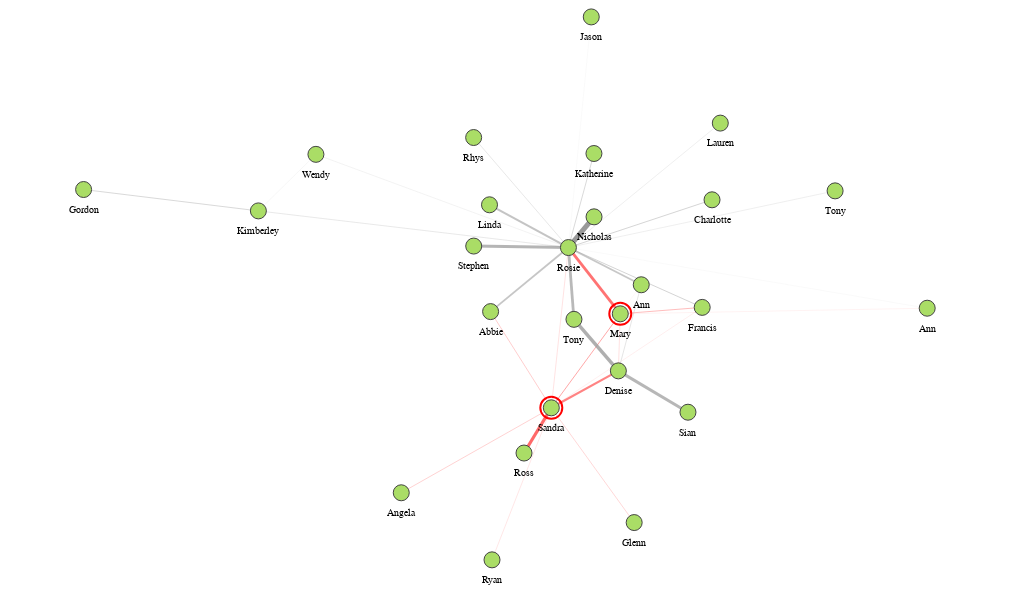

This figure's notebook cell:
### Markdown cell above
Simple customisation - conditionally highlight nodes and edges

### Code cell
alph(
    G,
    weight_attr="weight",
    layout_fn=lambda g: nx.spring_layout(g, weight="weight", k=3, iterations=5000, seed=seed),
    node_args=dict(
        size=(8*2) ** 2,
        fill="#ad6",
        stroke="#444",
        strokeWidth=1,
        halo_offset=2,
        halo_opacity=alt.condition(
            "(datum.name == 'Mary') || (datum.name == 'Sandra')",
            alt.value(1),
            alt.value(0)
        ),
        halo_stroke="red",
        halo_strokeWidth=2,
        tooltip_attrs=["name", "id"],
        label_attr="name",
    ),
    edge_args=dict(
        color=alt.condition(
            (
                (alt.datum.source == 'c')
                | (alt.datum.target == 'c')
                | (alt.datum.source == 'b')
                | (alt.datum.target == 'b')
            ),
            alt.value("#f33"),
            alt.value("#999")
        ),
    ),
    width=1000, height=600,
).configure_view(strokeWidth=0)

### Figure 1 — Vega-Lite specification as saved in the notebook (floating-point values rounded to 4 significant figures)
{"config": {"view": {"continuousWidth": 400, "continuousHeight": 300, "strokeWidth": 0}}, "layer": [{"data": {"name": "data-7fb3bc30e099ed56d2b509b7b9476339"}, "mark": "line", "encoding": {"color": {"condition": {"value": "#f33", "test": "((((datum.source === 'c') || (datum.target === 'c')) || (datum.source === 'b')) || (datum.target === 'b'))"}, "value": "#999"}, "detail": {"field": "edge", "type": "quantitative"}, "opacity": {"field": "weight", "legend": null, "scale": {"range": [0.3, 1]}, "type": "quantitative"}, "strokeWidth": {"field": "weight", "legend": null, "scale": {"range": [0.1, 5]}, "type": "quantitative"}, "x": {"axis": {"domain": false, "grid": false, "labels": false, "ticks": false, "title": ""}, "field": "x", "type": "quantitative"}, "y": {"axis": {"domain": false, "grid": false, "labels": false, "ticks": false, "title": ""}, "field": "y", "type": "quantitative"}}}, {"layer": [{"mark": "circle", "encoding": {"fill": {"value": "rgba(0,0,0,0"}, "opacity": {"condition": {"value": 1, "test": "(datum.name == 'Mary') || (datum.name == 'Sandra')"}, "value": 0}, "size": {"field": "__node_halo_size", "legend": null, "scale": null, "type": "quantitative"}, "stroke": {"value": "red"}, "strokeWidth": {"value": 2}, "x": {"axis": {"domain": false, "grid": false, "labels": false, "ticks": false, "title": ""}, "field": "x", "type": "quantitative"}, "y": {"axis": {"domain": false, "grid": false, "labels": false, "ticks": false, "title": ""}, "field": "y", "type": "quantitative"}}}, {"mark": "circle", "encoding": {"fill": {"value": "#ad6"}, "opacity": {"value": 1}, "size": {"value": 256}, "stroke": {"value": "#444"}, "strokeWidth": {"value": 1}, "tooltip": [{"field": "name", "type": "nominal"}, {"field": "id", "type": "nominal"}], "x": {"axis": {"domain": false, "grid": false, "labels": false, "ticks": false, "title": ""}, "field": "x", "type": "quantitative"}, "y": {"axis": {"domain": false, "grid": false, "labels": false, "ticks": false, "title": ""}, "field": "y", "type": "quantitative"}}}, {"mark": {"type": "text", "align": "center", "baseline": "middle", "color": "black", "size": 10}, "encoding": {"text": {"field": "name", "type": "nominal"}, "x": {"axis": {"domain": false, "grid": false, "labels": false, "ticks": false, "title": ""}, "field": "x", "type": "quantitative"}, "y": {"axis": {"domain": false, "grid": false, "labels": false, "ticks": false, "title": ""}, "field": "__y_label", "type": "quantitative"}}}], "data": {"name": "data-712a3c0e0c41fee346c6d0feb5400715"}}], "height": 600, "resolve": {"scale": {"color": "independent", "fill": "independent", "opacity": "independent", "size": "independent", "strokeWidth": "independent"}}, "width": 1000, "$schema": "https://vega.github.io/schema/vega-lite/v4.17.0.json", "datasets": {"data-7fb3bc30e099ed56d2b509b7b9476339": [{"target": "b", "y": 338.3, "pair": ["a", "b"], "x": 507.1, "edge": 0, "weight": 2.171, "source": "a"}, {"target": "b", "y": 266.5, "pair": ["a", "b"], "x": 553.8, "edge": 0, "weight": 2.171, "source": "a"}, {"target": "a", "y": 338.3, "pair": ["a", "a"], "x": 507.1, "edge": 1, "weight": 0.08112, "source": "a"}, {"target": "a", "y": 338.3, "pair": ["a", "a"], "x": 507.1, "edge": 1, "weight": 0.08112, "source": "a"}, {"target": "n", "y": 338.3, "pair": ["a", "n"], "x": 507.1, "edge": 2, "weight": 3.894, "source": "a"}, {"target": "n", "y": 371.6, "pair": ["a", "n"], "x": 530.1, "edge": 2, "weight": 3.894, "source": "a"}, {"target": "c", "y": 338.3, "pair": ["a", "c"], "x": 507.1, "edge": 3, "weight": 0.2846, "source": "a"}, {"target": "c", "y": 164.7, "pair": ["a", "c"], "x": 491.7, "edge": 3, "weight": 0.2846, "source": "a"}, {"target": "r", "y": 338.3, "pair": ["a", "r"], "x": 507.1, "edge": 4, "weight": 1.398, "source": "a"}, {"target": "r", "y": 298.0, "pair": ["a", "r"], "x": 572.6, "edge": 4, "weight": 1.398, "source": "a"}, {"target": "d", "y": 338.3, "pair": ["a", "d"], "x": 507.1, "edge": 5, "weight": 0.748, "source": "a"}, {"target": "d", "y": 273.5, "pair": ["a", "d"], "x": 627.5, "edge": 5, "weight": 0.748, "source": "a"}, {"target": "e", "y": 338.3, "pair": ["a", "e"], "x": 507.1, "edge": 6, "weight": 2.381, "source": "a"}, {"target": "e", "y": 339.9, "pair": ["a", "e"], "x": 421.8, "edge": 6, "weight": 2.381, "source": "a"}, {"target": "g", "y": 338.3, "pair": ["a", "g"], "x": 507.1, "edge": 7, "weight": 2.155, "source": "a"}, {"target": "g", "y": 260.6, "pair": ["a", "g"], "x": 512.1, "edge": 7, "weight": 2.155, "source": "a"}, {"target": "h", "y": 338.3, "pair": ["a", "h"], "x": 507.1, "edge": 8, "weight": 0.09351, "source": "a"}, {"target": "h", "y": 272.6, "pair": ["a", "h"], "x": 830.0, "edge": 8, "weight": 0.09351, "source": "a"}, {"target": "j", "y": 338.3, "pair": ["a", "j"], "x": 507.1, "edge": 9, "weight": 0.7285, "source": "a"}, {"target": "j", "y": 390.1, "pair": ["a", "j"], "x": 636.3, "edge": 9, "weight": 0.7285, "source": "a"}, {"target": "k", "y": 338.3, "pair": ["a", "k"], "x": 507.1, "edge": 10, "weight": 0.421, "source": "a"}, {"target": "k", "y": 378.0, "pair": ["a", "k"], "x": 228.0, "edge": 10, "weight": 0.421, "source": "a"}, {"target": "l", "y": 338.3, "pair": ["a", "l"], "x": 507.1, "edge": 11, "weight": 0.2386, "source": "a"}, {"target": "l", "y": 439.3, "pair": ["a", "l"], "x": 279.8, "edge": 11, "weight": 0.2386, "source": "a"}, {"target": "p", "y": 338.3, "pair": ["a", "p"], "x": 507.1, "edge": 12, "weight": 0.4473, "source": "a"}, {"target": "p", "y": 457.5, "pair": ["a", "p"], "x": 421.8, "edge": 12, "weight": 0.4473, "source": "a"}, {"target": "q", "y": 338.3, "pair": ["a", "q"], "x": 507.1, "edge": 13, "weight": 0.3158, "source": "a"}, {"target": "q", "y": 473.1, "pair": ["a", "q"], "x": 643.8, "edge": 13, "weight": 0.3158, "source": "a"}, {"target": "s", "y": 338.3, "pair": ["a", "s"], "x": 507.1, "edge": 14, "weight": 1.434, "source": "a"}, {"target": "s", "y": 268.9, "pair": ["a", "s"], "x": 437.0, "edge": 14, "weight": 1.434, "source": "a"}, {"target": "t", "y": 338.3, "pair": ["a", "t"], "x": 507.1, "edge": 15, "weight": 0.6502, "source": "a"}, {"target": "t", "y": 440.2, "pair": ["a", "t"], "x": 530.1, "edge": 15, "weight": 0.6502, "source": "a"}, {"target": "v", "y": 338.3, "pair": ["a", "v"], "x": 507.1, "edge": 16, "weight": 0.1042, "source": "a"}, {"target": "v", "y": 588.2, "pair": ["a", "v"], "x": 527.6, "edge": 16, "weight": 0.1042, "source": "a"}, {"target": "w", "y": 338.3, "pair": ["a", "w"], "x": 507.1, "edge": 17, "weight": 0.3221, "source": "a"}, {"target": "w", "y": 399.7, "pair": ["a", "w"], "x": 747.1, "edge": 17, "weight": 0.3221, "source": "a"}, {"target": "y", "y": 338.3, "pair": ["a", "y"], "x": 507.1, "edge": 18, "weight": 1.582, "source": "a"}, {"target": "y", "y": 384.6, "pair": ["a", "y"], "x": 436.1, "edge": 18, "weight": 1.582, "source": "a"}, {"target": "c", "y": 266.5, "pair": ["b", "c"], "x": 553.8, "edge": 19, "weight": 0.7215, "source": "b"}, {"target": "c", "y": 164.7, "pair": ["b", "c"], "x": 491.7, "edge": 19, "weight": 0.7215, "source": "b"}, {"target": "d", "y": 266.5, "pair": ["b", "d"], "x": 553.8, "edge": 20, "weight": 0.6038, "source": "b"}, {"target": "d", "y": 273.5, "pair": ["b", "d"], "x": 627.5, "edge": 20, "weight": 0.6038, "source": "b"}, {"target": "f", "y": 266.5, "pair": ["b", "f"], "x": 553.8, "edge": 21, "weight": 0.2946, "source": "b"}, {"target": "f", "y": 204.7, "pair": ["b", "f"], "x": 552.0, "edge": 21, "weight": 0.2946, "source": "b"}, {"target": "h", "y": 266.5, "pair": ["b", "h"], "x": 553.8, "edge": 22, "weight": 0.121, "source": "b"}, {"target": "h", "y": 272.6, "pair": ["b", "h"], "x": 830.0, "edge": 22, "weight": 0.121, "source": "b"}, {"target": "f", "y": 164.7, "pair": ["c", "f"], "x": 491.7, "edge": 23, "weight": 1.739, "source": "c"}, {"target": "f", "y": 204.7, "pair": ["c", "f"], "x": 552.0, "edge": 23, "weight": 1.739, "source": "c"}, {"target": "c", "y": 164.7, "pair": ["c", "c"], "x": 491.7, "edge": 24, "weight": 0.3824, "source": "c"}, {"target": "c", "y": 164.7, "pair": ["c", "c"], "x": 491.7, "edge": 24, "weight": 0.3824, "source": "c"}, {"target": "d", "y": 164.7, "pair": ["c", "d"], "x": 491.7, "edge": 25, "weight": 0.1652, "source": "c"}, {"target": "d", "y": 273.5, "pair": ["c", "d"], "x": 627.5, "edge": 25, "weight": 0.1652, "source": "c"}, {"target": "i", "y": 164.7, "pair": ["c", "i"], "x": 491.7, "edge": 26, "weight": 0.242, "source": "c"}, {"target": "i", "y": 0.0, "pair": ["c", "i"], "x": 438.3, "edge": 26, "weight": 0.242, "source": "c"}, {"target": "o", "y": 164.7, "pair": ["c", "o"], "x": 491.7, "edge": 27, "weight": 2.432, "source": "c"}, {"target": "o", "y": 115.7, "pair": ["c", "o"], "x": 467.1, "edge": 27, "weight": 2.432, "source": "c"}, {"target": "r", "y": 164.7, "pair": ["c", "r"], "x": 491.7, "edge": 28, "weight": 0.04407, "source": "c"}, {"target": "r", "y": 298.0, "pair": ["c", "r"], "x": 572.6, "edge": 28, "weight": 0.04407, "source": "c"}, {"target": "s", "y": 164.7, "pair": ["c", "s"], "x": 491.7, "edge": 29, "weight": 0.4715, "source": "c"}, {"target": "s", "y": 268.9, "pair": ["c", "s"], "x": 437.0, "edge": 29, "weight": 0.4715, "source": "c"}, {"target": "u", "y": 164.7, "pair": ["c", "u"], "x": 491.7, "edge": 30, "weight": 0.3827, "source": "c"}, {"target": "u", "y": 40.39, "pair": ["c", "u"], "x": 566.3, "edge": 30, "weight": 0.3827, "source": "c"}, {"target": "x", "y": 164.7, "pair": ["c", "x"], "x": 491.7, "edge": 31, "weight": 0.437, "source": "c"}, {"target": "x", "y": 72.66, "pair": ["c", "x"], "x": 356.6, "edge": 31, "weight": 0.437, "source": "c"}, {"target": "g", "y": 204.7, "pair": ["f", "g"], "x": 552.0, "edge": 32, "weight": 2.708, "source": "f"}, {"target": "g", "y": 260.6, "pair": ["f", "g"], "x": 512.1, "edge": 32, "weight": 2.708, "source": "f"}, {"target": "r", "y": 204.7, "pair": ["f", "r"], "x": 552.0, "edge": 33, "weight": 0.4919, "source": "f"}, {"target": "r", "y": 298.0, "pair": ["f", "r"], "x": 572.6, "edge": 33, "weight": 0.4919, "source": "f"}, {"target": "z", "y": 204.7, "pair": ["f", "z"], "x": 552.0, "edge": 34, "weight": 2.263, "source": "f"}, {"target": "z", "y": 159.9, "pair": ["f", "z"], "x": 614.7, "edge": 34, "weight": 2.263, "source": "f"}, {"target": "l", "y": 378.0, "pair": ["k", "l"], "x": 228.0, "edge": 35, "weight": 0.1572, "source": "k"}, {"target": "l", "y": 439.3, "pair": ["k", "l"], "x": 279.8, "edge": 35, "weight": 0.1572, "source": "k"}, {"target": "m", "y": 378.0, "pair": ["k", "m"], "x": 228.0, "edge": 36, "weight": 0.6741, "source": "k"}, {"target": "m", "y": 401.2, "pair": ["k", "m"], "x": 70.74, "edge": 36, "weight": 0.6741, "source": "k"}], "data-712a3c0e0c41fee346c6d0feb5400715": [{"x": 507.1, "name": "Rosie", "job": "Surveyor, planning and development", "degree_centrality": 0.8, "y": 338.3, "id": "a", "country": "Korea", "__node_size": 256, "__node_r": 8.0, "__node_halo_size": 484.0, "__y_label": 316.3}, {"x": 553.8, "name": "Mary", "job": "Financial trader", "degree_centrality": 0.2, "y": 266.5, "id": "b", "country": "Jamaica", "__node_size": 256, "__node_r": 8.0, "__node_halo_size": 484.0, "__y_label": 244.5}, {"x": 491.7, "name": "Sandra", "job": "Nurse, adult", "degree_centrality": 0.48, "y": 164.7, "id": "c", "country": "Vietnam", "__node_size": 256, "__node_r": 8.0, "__node_halo_size": 484.0, "__y_label": 142.7}, {"x": 627.5, "name": "Francis", "job": "Health and safety adviser", "degree_centrality": 0.12, "y": 273.5, "id": "d", "country": "Netherlands Antilles", "__node_size": 256, "__node_r": 8.0, "__node_halo_size": 484.0, "__y_label": 251.5}, {"x": 421.8, "name": "Stephen", "job": "Health and safety adviser", "degree_centrality": 0.04, "y": 339.9, "id": "e", "country": "Korea", "__node_size": 256, "__node_r": 8.0, "__node_halo_size": 484.0, "__y_label": 317.9}, {"x": 552.0, "name": "Denise", "job": "Private music teacher", "degree_centrality": 0.2, "y": 204.7, "id": "f", "country": "Vietnam", "__node_size": 256, "__node_r": 8.0, "__node_halo_size": 484.0, "__y_label": 182.7}, {"x": 512.1, "name": "Tony", "job": "Comptroller", "degree_centrality": 0.08, "y": 260.6, "id": "g", "country": "Vietnam", "__node_size": 256, "__node_r": 8.0, "__node_halo_size": 484.0, "__y_label": 238.6}, {"x": 830.0, "name": "Ann", "job": "Private music teacher", "degree_centrality": 0.08, "y": 272.6, "id": "h", "country": "Vietnam", "__node_size": 256, "__node_r": 8.0, "__node_halo_size": 484.0, "__y_label": 250.6}, {"x": 438.3, "name": "Ryan", "job": "Licensed conveyancer", "degree_centrality": 0.04, "y": 0.0, "id": "i", "country": "Jamaica", "__node_size": 256, "__node_r": 8.0, "__node_halo_size": 484.0, "__y_label": -22.0}, {"x": 636.3, "name": "Charlotte", "job": "Private music teacher", "degree_centrality": 0.04, "y": 390.1, "id": "j", "country": "Korea", "__node_size": 256, "__node_r": 8.0, "__node_halo_size": 484.0, "__y_label": 368.1}, {"x": 228.0, "name": "Kimberley", "job": "Comptroller", "degree_centrality": 0.12, "y": 378.0, "id": "k", "country": "Netherlands Antilles", "__node_size": 256, "__node_r": 8.0, "__node_halo_size": 484.0, "__y_label": 356.0}, {"x": 279.8, "name": "Wendy", "job": "Nurse, adult", "degree_centrality": 0.08, "y": 439.3, "id": "l", "country": "Vietnam", "__node_size": 256, "__node_r": 8.0, "__node_halo_size": 484.0, "__y_label": 417.3}, {"x": 70.74, "name": "Gordon", "job": "Licensed conveyancer", "degree_centrality": 0.04, "y": 401.2, "id": "m", "country": "Netherlands Antilles", "__node_size": 256, "__node_r": 8.0, "__node_halo_size": 484.0, "__y_label": 379.2}, {"x": 530.1, "name": "Nicholas", "job": "Licensed conveyancer", "degree_centrality": 0.04, "y": 371.6, "id": "n", "country": "Netherlands Antilles", "__node_size": 256, "__node_r": 8.0, "__node_halo_size": 484.0, "__y_label": 349.6}, {"x": 467.1, "name": "Ross", "job": "Private music teacher", "degree_centrality": 0.04, "y": 115.7, "id": "o", "country": "Jamaica", "__node_size": 256, "__node_r": 8.0, "__node_halo_size": 484.0, "__y_label": 93.71}, {"x": 421.8, "name": "Rhys", "job": "Nurse, adult", "degree_centrality": 0.04, "y": 457.5, "id": "p", "country": "Korea", "__node_size": 256, "__node_r": 8.0, "__node_halo_size": 484.0, "__y_label": 435.5}, {"x": 643.8, "name": "Lauren", "job": "Surveyor, planning and development", "degree_centrality": 0.04, "y": 473.1, "id": "q", "country": "Netherlands Antilles", "__node_size": 256, "__node_r": 8.0, "__node_halo_size": 484.0, "__y_label": 451.1}, {"x": 572.6, "name": "Ann", "job": "Surveyor, planning and development", "degree_centrality": 0.12, "y": 298.0, "id": "r", "country": "Vietnam", "__node_size": 256, "__node_r": 8.0, "__node_halo_size": 484.0, "__y_label": 276.0}, {"x": 437.0, "name": "Abbie", "job": "Minerals surveyor", "degree_centrality": 0.08, "y": 268.9, "id": "s", "country": "Vietnam", "__node_size": 256, "__node_r": 8.0, "__node_halo_size": 484.0, "__y_label": 246.9}, {"x": 530.1, "name": "Katherine", "job": "Financial trader", "degree_centrality": 0.04, "y": 440.2, "id": "t", "country": "Vietnam", "__node_size": 256, "__node_r": 8.0, "__node_halo_size": 484.0, "__y_label": 418.2}, {"x": 566.3, "name": "Glenn", "job": "Licensed conveyancer", "degree_centrality": 0.04, "y": 40.39, "id": "u", "country": "Vietnam", "__node_size": 256, "__node_r": 8.0, "__node_halo_size": 484.0, "__y_label": 18.39}, {"x": 527.6, "name": "Jason", "job": "Minerals surveyor", "degree_centrality": 0.04, "y": 588.2, "id": "v", "country": "Jamaica", "__node_size": 256, "__node_r": 8.0, "__node_halo_size": 484.0, "__y_label": 566.2}, {"x": 747.1, "name": "Tony", "job": "Financial trader", "degree_centrality": 0.04, "y": 399.7, "id": "w", "country": "Vietnam", "__node_size": 256, "__node_r": 8.0, "__node_halo_size": 484.0, "__y_label": 377.7}, {"x": 356.6, "name": "Angela", "job": "Comptroller", "degree_centrality": 0.04, "y": 72.66, "id": "x", "country": "Vietnam", "__node_size": 256, "__node_r": 8.0, "__node_halo_size": 484.0, "__y_label": 50.66}, {"x": 436.1, "name": "Linda", "job": "Financial trader", "degree_centrality": 0.04, "y": 384.6, "id": "y", "country": "Korea", "__node_size": 256, "__node_r": 8.0, "__node_halo_size": 484.0, "__y_label": 362.6}, {"x": 614.7, "name": "Sian", "job": "Comptroller", "degree_centrality": 0.04, "y": 159.9, "id": "z", "country": "Korea", "__node_size": 256, "__node_r": 8.0, "__node_halo_size": 484.0, "__y_label": 137.9}]}}
